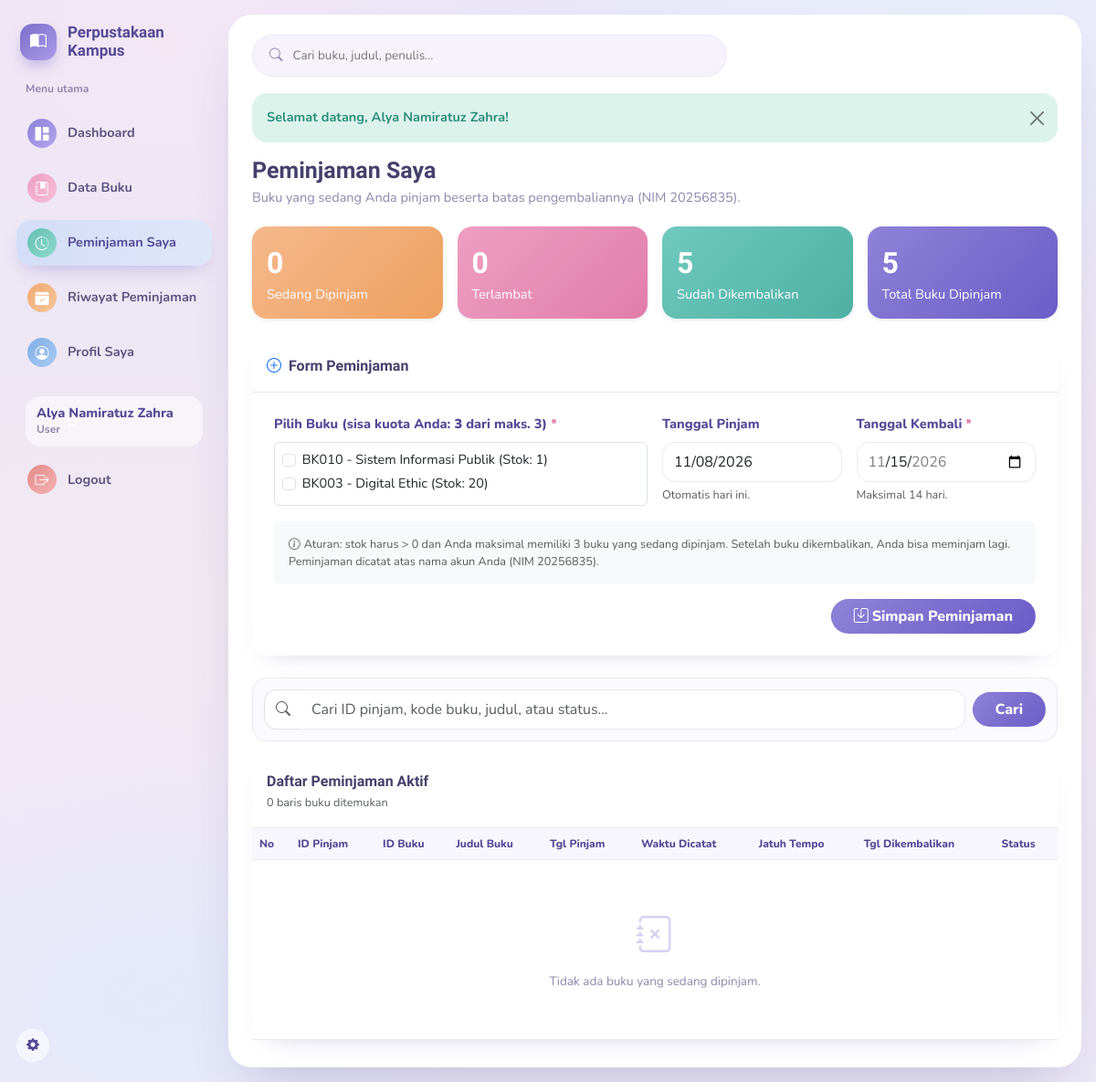
Page /peminjaman-saya (signed in) on the committed database.
### tables this page shows
CREATE TABLE `buku` (
  `id` int(11) NOT NULL,
  `kode_buku` varchar(20) NOT NULL,
  `judul` varchar(150) NOT NULL,
  `penulis` varchar(100) NOT NULL,
  `penerbit` varchar(100) NOT NULL,
  `kategori` varchar(50) NOT NULL DEFAULT 'Umum',
  `tahun_terbit` int(11) NOT NULL,
  `stok` int(11) NOT NULL DEFAULT 0,
  `status` enum('tersedia','habis') NOT NULL DEFAULT 'tersedia',
  `deleted_at` datetime DEFAULT NULL
);

### app/Core/Controller.php (called while the page is built, shortened)
<?php
abstract class Controller
{
    protected function view(string $view, array $data = [], string $layout = 'main'): void
    {
        extract($data);
        $viewFile = __DIR__ . '/../Views/' . $view . '.php';
        require $viewFile;
    }
    protected function old(string $key, $default = '')
    {
        return $_SESSION['old'][$key] ?? $default;
    }
    protected function errors(string $key): ?string
    {
        return $_SESSION['errors'][$key] ?? null;
    }
}

### app/Controllers/PeminjamanUserController.php (called while the page is built, shortened)
<?php
class PeminjamanUserController extends Controller
{
    public function index(): void
    {
        $this->tampil('dipinjam');
    }
        private function tampil(string $status): void
    {
        $user    = (new AuthService())->findUser((int) Auth::id());
        $nim     = $user['nim'] ?? null;
        $search  = trim($_GET['q'] ?? '');
        $service = new PeminjamanService();
        $semua   = $nim ? $service->getByNim($nim) : [];
        $hariIni = date('Y-m-d');
        $this->view('peminjaman_saya/index', [
            'title'            => $status === 'kembali' ? 'Riwayat Peminjaman' : 'Peminjaman Saya',
            'mode'             => $status,
            'nim'              => $nim,
            'search'           => $search,
            'daftarPeminjaman' => $nim ? $service->getByNim($nim, $search, $status) : [],
            'totalDipinjam'    => count(array_filter($semua, fn ($p) => $p['status'] === 'dipinjam')),
            'totalTerlambat'   => count(array_filter($semua, fn ($p) => $p['status'] === 'dipinjam' && $p['tanggal_kembali'] < $hariIni)),
            'totalKembali'     => count(array_filter($semua, fn ($p) => $p['status'] === 'kembali')),
            'totalSemua'       => count($semua),
            'daftarBuku'       => $status === 'dipinjam' && $nim ? (new BukuService())->getAll() : [],
            'pinjam'           => $service->infoUser($nim),
        ]);
    }
}

### public/index.php (called while the page is built, shortened)
<?php
spl_autoload_register(function (string $class) {
    $prefix = 'App\\';
    $relative = substr($class, strlen($prefix));
    $path = BASE_PATH . '/app/' . str_replace('\\', '/', $relative) . '.php';
});
$routes = require BASE_PATH . '/routes/web.php';
try {
    (new Router($routes))->dispatch();
} catch (\Throwable $e) {
    Logger::error('Unhandled exception: ' . $e->getMessage());
    http_response_code(500);
    echo 'Terjadi kesalahan pada server. Silakan coba lagi.';
}

### app/Repositories/UserRepository.php (called while the page is built, shortened)
<?php
class UserRepository
{
    private PDO $db;
    public function __construct()
    {
        $this->db = Database::getInstance();
    }
    public function find(int $id): ?array
    {
        $stmt = $this->db->prepare('SELECT id, nama, username, email, nim, role, created_at FROM users WHERE id = :id LIMIT 1');
        $stmt->execute(['id' => $id]);
        $row = $stmt->fetch();
        return $row ?: null;
    }
}

### config/database.php (called while the page is built)
<?php
return [
    'host'     => 'localhost',
    'dbname'   => 'perpustakaan',
    'username' => 'root',
    'password' => '',
    'charset'  => 'utf8mb4',
];

### app/Config/Database.php (called while the page is built, shortened)
<?php
class Database
{
    private static ?PDO $instance = null;
    public static function getInstance(): PDO
    {
        if (self::$instance === null) {
            $config = require __DIR__ . '/../../config/database.php';
            $dsn = "mysql:host={$config['host']};dbname={$config['dbname']};charset={$config['charset']}";
            try {
                self::$instance = new PDO($dsn, $config['username'], $config['password'], [
                    PDO::ATTR_ERRMODE            => PDO::ERRMODE_EXCEPTION,
                    PDO::ATTR_DEFAULT_FETCH_MODE => PDO::FETCH_ASSOC,
                    PDO::ATTR_EMULATE_PREPARES   => false,
                ]);
            } catch (PDOException $e) {
                throw new PDOException('Koneksi database gagal.');
            }
        }
        return self::$instance;
    }
}

### app/Services/AuthService.php (called while the page is built, shortened)
<?php
class AuthService
{
    private UserRepository $repo;
    public function __construct()
    {
        $this->repo        = new UserRepository();
    }
    public function findUser(int $id): ?array
    {
        return $this->repo->find($id);
    }
}

### app/Core/Auth.php (called while the page is built, shortened)
<?php
class Auth
{
    public static function check(): bool
    {
        return !empty($_SESSION['logged_in']) && $_SESSION['logged_in'] === true;
    }
    public static function id(): ?int
    {
        return self::check() ? (int) $_SESSION['user_id'] : null;
    }
}

### app/Repositories/BukuRepository.php (called while the page is built, shortened)
<?php
class BukuRepository
{
    private PDO $db;
    public function __construct()
    {
        $this->db = Database::getInstance();
    }
    public function all(string $search = ''): array
    {
        $sql = 'SELECT * FROM buku WHERE deleted_at IS NULL';
        $params = [];
        $sql .= ' ORDER BY id DESC';
        $stmt = $this->db->prepare($sql);
        $stmt->execute($params);
        return $stmt->fetchAll();
    }
}

### app/Services/BukuService.php (called while the page is built, shortened)
<?php
class BukuService
{
    private BukuRepository $repo;
    public function __construct()
    {
        $this->repo = new BukuRepository();
    }
    public function getAll(string $search = ''): array
    {
        return $this->repo->all(trim($search));
    }
}

### app/Views/peminjaman_saya/index.php (the view, shortened to what this page needs)
<div class="page-head">
  <div>
    <?php $riwayat = ($mode ?? 'dipinjam') === 'kembali'; $rute = $riwayat ? '/riwayat-saya' : '/peminjaman-saya'; ?>
    <h1><?= $riwayat ? 'Riwayat Peminjaman' : 'Peminjaman Saya' ?></h1>
    <p><?= $riwayat ? 'Buku yang sudah Anda kembalikan, lengkap dengan tanggal pengembalian' : 'Buku yang sedang Anda pinjam beserta batas pengembaliannya' ?><?= $nim ? ' (NIM ' . htmlspecialchars($nim) . ')' : '' ?>.</p>
  </div>
</div>
<?php if (!$nim): ?>
  <div class="alert alert-warning">
    <i class="bi bi-exclamation-triangle me-1"></i>
    Akun Anda belum terhubung dengan NIM anggota, jadi data peminjaman belum bisa ditampilkan.
    Hubungi admin perpustakaan untuk menghubungkan akun Anda.
  </div>
<?php else: ?>
<div class="row g-3 mb-4">
  <div class="col-md-3"><div class="card card-stat text-white bg-warning shadow-sm"><div class="card-body">
    <div class="fs-2 fw-bold"><?= (int) $totalDipinjam ?></div><div>Sedang Dipinjam</div></div></div></div>
  <div class="col-md-3"><div class="card card-stat text-white bg-danger shadow-sm"><div class="card-body">
    <div class="fs-2 fw-bold"><?= (int) $totalTerlambat ?></div><div>Terlambat</div></div></div></div>
  <div class="col-md-3"><div class="card card-stat text-white bg-success shadow-sm"><div class="card-body">
    <div class="fs-2 fw-bold"><?= (int) $totalKembali ?></div><div>Sudah Dikembalikan</div></div></div></div>
  <div class="col-md-3"><div class="card card-stat text-white bg-primary shadow-sm"><div class="card-body">
    <div class="fs-2 fw-bold"><?= (int) $totalSemua ?></div><div>Total Buku Dipinjam</div></div></div></div>
</div>
<?php if (!$riwayat): ?>
<?php
  $aktifIds    = $pinjam['aktifIds'] ?? [];
  $sisaKuota   = (int) ($pinjam['sisaKuota'] ?? 0);
  $oldBuku     = array_map('strval', (array) $this->old('id_buku', []));
  $minKembali  = date('Y-m-d', strtotime('+1 day'));
  $maksKembali = date('Y-m-d', strtotime('+' . \App\Services\PeminjamanService::MAKS_HARI_PINJAM . ' days'));
?>
<div class="card mb-4">
  <div class="card-header bg-white p-3"><div class="section-title"><i class="bi bi-plus-circle me-2 text-primary"></i>Form Peminjaman</div></div>
  <div class="card-body p-4">
    <form action="<?= BASE_URL ?>/peminjaman-saya/store" method="POST" novalidate>
      <div class="row g-3">
        <div class="col-lg-6">
          <label class="form-label">Pilih Buku (sisa kuota Anda: <strong id="sisaKuota"><?= $sisaKuota ?></strong> dari maks. 3) <span class="required">*</span></label>
          <div id="daftarBukuCheckbox" class="border rounded p-2" style="max-height:170px;overflow-y:auto" data-sisa="<?= $sisaKuota ?>">
            <?php foreach ($daftarBuku as $b):
              $habis    = (int) $b['stok'] <= 0;
              $sedang   = in_array((int) $b['id'], $aktifIds, true);
              $nonaktif = $habis || $sedang || $sisaKuota <= 0; ?>
            <div class="form-check">
              <input class="form-check-input buku-checkbox" type="checkbox" name="id_buku[]"
                value="<?= (int) $b['id'] ?>" id="buku<?= (int) $b['id'] ?>"
                data-permanen="<?= ($habis || $sedang) ? '1' : '0' ?>"
                <?= in_array((string) $b['id'], $oldBuku, true) && !$nonaktif ? 'checked' : '' ?>
                <?= $nonaktif ? 'disabled' : '' ?>>
              <label class="form-check-label" for="buku<?= (int) $b['id'] ?>">
                <?= htmlspecialchars($b['kode_buku'] . ' - ' . $b['judul']) ?> (Stok: <?= (int) $b['stok'] ?>)
              </label>
            </div>
            <?php endforeach; ?>
          </div>
        </div>
        <div class="col-lg-3">
          <label class="form-label">Tanggal Pinjam</label>
          <input type="date" class="form-control" value="<?= date('Y-m-d') ?>" readonly>
          <div class="form-text">Otomatis hari ini.</div>
        </div>
        <div class="col-lg-3">
          <label class="form-label">Tanggal Kembali <span class="required">*</span></label>
          <input type="date" name="tanggal_kembali" min="<?= $minKembali ?>" max="<?= $maksKembali ?>"
                 class="form-control <?= $this->errors('tanggal_kembali') ? 'is-invalid' : '' ?>"
                 value="<?= htmlspecialchars($this->old('tanggal_kembali', date('Y-m-d', strtotime('+7 days')))) ?>">
          <div class="form-text">Maksimal <?= \App\Services\PeminjamanService::MAKS_HARI_PINJAM ?> hari.</div>
        </div>
      </div>
      <div class="mt-3 p-3 rounded bg-light small text-muted"><i class="bi bi-info-circle me-1"></i>Aturan: stok harus &gt; 0 dan Anda maksimal memiliki 3 buku yang sedang dipinjam. Setelah buku dikembalikan, Anda bisa meminjam lagi. Peminjaman dicatat atas nama akun Anda (NIM <?= htmlspecialchars($nim) ?>).</div>
      <div class="text-end mt-3"><button class="btn btn-primary px-4" <?= $sisaKuota <= 0 ? 'disabled' : '' ?>><i class="bi bi-save me-1"></i>Simpan Peminjaman</button></div>
    </form>
  </div>
</div>
<?php endif; ?>
<div class="search-box mb-3">
  <form method="GET" action="<?= BASE_URL ?><?= $rute ?>" class="row g-2 align-items-center">
    <div class="col"><div class="input-group"><span class="input-group-text bg-white border-end-0"><i class="bi bi-search text-muted"></i></span><input name="q" value="<?= htmlspecialchars($search ?? '') ?>" class="form-control border-start-0" placeholder="Cari ID pinjam, kode buku, judul, atau status..."></div></div>
    <div class="col-auto"><button class="btn btn-primary px-4">Cari</button></div>
  </form>
</div>
<div class="card">
  <div class="card-header bg-white p-3"><div class="section-title"><?= $riwayat ? 'Riwayat Pengembalian' : 'Daftar Peminjaman Aktif' ?></div><small class="text-muted"><?= count($daftarPeminjaman) ?> baris buku ditemukan</small></div>
  <div class="table-responsive">
    <table class="table align-middle">
      <thead><tr>
        <th>No</th><th>ID Pinjam</th><th>ID Buku</th><th>Judul Buku</th>
        <th>Tgl Pinjam</th><th>Waktu Dicatat</th><th>Jatuh Tempo</th><th>Tgl Dikembalikan</th><th>Status</th>
      </tr></thead>
      <tbody>
      <?php
        $kelompok = [];
      ?>
      <?php if (!$kelompok): ?>
        <tr><td colspan="9"><div class="empty-state"><i class="bi bi-journal-x"></i><?= $riwayat ? 'Belum ada riwayat pengembalian.' : 'Tidak ada buku yang sedang dipinjam.' ?></div></td></tr>
      <?php else: $no = 1; foreach ($kelompok as $kode => $items): $jumlah = count($items); ?>
        <?php foreach ($items as $i => $p): ?>
        <tr>
          <?php if ($i === 0): ?>
          <td rowspan="<?= $jumlah ?>"><?= $no++ ?></td>
          <td rowspan="<?= $jumlah ?>"><strong><?= htmlspecialchars($kode) ?></strong></td>
          <?php endif; ?>
          <td><?= htmlspecialchars($p['kode_buku']) ?></td>
          <td><?= htmlspecialchars($p['judul_buku']) ?></td>
          <?php if ($i === 0): ?>
          <td rowspan="<?= $jumlah ?>"><?= htmlspecialchars($p['tanggal_pinjam']) ?></td>
          <td rowspan="<?= $jumlah ?>"><?= htmlspecialchars(date('Y-m-d H:i', strtotime($p['created_at']))) ?></td>
          <td rowspan="<?= $jumlah ?>"><?= htmlspecialchars($p['tanggal_kembali']) ?></td>
          <?php endif; ?>
          <td><?= htmlspecialchars($p['tanggal_kembali_aktual'] ?? '-') ?></td>
          <td><?php include __DIR__ . '/../partials/status_peminjaman.php'; ?></td>
        </tr>
        <?php endforeach; ?>
      <?php endforeach; endif; ?>
      </tbody>
    </table>
  </div>
</div>
<?php endif; ?>

### public/assets/css/app.css (style rules this page uses)
:root { --purple:#7C6FCB; --purple-dark:#544A96; --pink:#F0A8C4; --mint:#6FC9BE; --peach:#F5B98C; --sky:#8FB6E8; --ink:#45406B; --muted:#8D87AC; --line:#ECE7F7; --active:#D3DDF7; --radius-lg:26px; --radius-md:16px; }
* { box-sizing:border-box }
body { margin:0; min-height:100vh; font-family:'Nunito',Segoe UI,Arial,sans-serif; font-size:14.5px; color:var(--ink); background: radial-gradient(46% 30% at 14% 92%, #E3E9FB 0%, transparent 70%), radial-gradient(40% 26% at 4% 78%, #EFE7F7 0%, transparent 70%), radial-gradient(55% 40% at 85% 6%, #E9EFFB 0%, transparent 65%), radial-gradient(60% 45% at 15% 4%, #F3E7F4 0%, transparent 60%), linear-gradient(180deg,#E9E6F8 0%, #F1E8F1 55%, #ECE9F6 100%); background-attachment:fixed; }
.page-head { display:flex;align-items:center;justify-content:space-between;gap:18px;margin-bottom:20px;flex-wrap:wrap }
.page-head h1 { font-family:'Baloo 2',sans-serif;font-size:25px;margin:0;font-weight:700;color:var(--ink) }
.page-head p { margin:4px 0 0;color:var(--muted) }
.search-box { background:#FBFAFE;border:1px solid var(--line);border-radius:var(--radius-md);padding:12px }
.search-box .form-control { height:44px }
.search-box .input-group-text { border-radius:14px 0 0 14px !important }
.search-box .form-control { border-radius:0 14px 14px 0 !important }
.card { border:0;border-radius:var(--radius-md);box-shadow:0 12px 26px -20px rgba(84,74,150,.4) }
.card-header { background:#fff !important;border-bottom:1px solid var(--line) !important;border-radius:var(--radius-md) var(--radius-md) 0 0 !important }
.section-title { font-family:'Baloo 2',sans-serif;font-size:16px;font-weight:700;color:var(--ink) }
.card-stat { border-radius:var(--radius-md) !important;position:relative;overflow:hidden;color:#fff !important }
.card-stat.bg-primary { background:linear-gradient(135deg,#8E82D8,#6A5DC7) !important }
.card-stat.bg-success { background:linear-gradient(135deg,#6FC9BE,#4FB0A4) !important }
.card-stat.bg-warning { background:linear-gradient(135deg,#F5B98C,#EFA05F) !important }
.card-stat.bg-danger { background:linear-gradient(135deg,#EE9FC1,#E17DAA) !important }
.card-stat .card-body { position:relative;z-index:1 }
.card-stat .fs-2 { font-family:'Baloo 2',sans-serif }
.table { margin:0 }
.table thead th { font-size:12px;color:var(--purple-dark);background:#F8F6FD;border-bottom:1px solid var(--line);white-space:nowrap;font-weight:800 }
.table tbody td { font-size:13.5px;color:var(--ink);border-color:var(--line) }
.btn { border-radius:999px;font-weight:800;padding-inline:18px }
.btn-primary { background:linear-gradient(135deg,#8E82D8,#6A5DC7);border-color:transparent }
.form-control,.form-select { border-radius:14px;border-color:var(--line);min-height:44px }
.form-label { font-weight:800;color:var(--purple-dark) }
.required { color:#E17DAA }
.empty-state { padding:45px 20px;text-align:center;color:var(--muted) }
.empty-state i { font-size:40px;display:block;margin-bottom:10px;color:#D8D0F1 }

### rows in the picture
buku: kode_buku+judul "BK010 - Sistem Informasi Publik", stok "1"
buku: kode_buku+judul "BK003 - Digital Ethic", stok "20"

### other values in the picture
Auth::nama() "Alya Namiratuz Zahra"
$flash['message'] "Selamat datang, Alya Namiratuz Zahra!"
$nim "20256835"
$totalDipinjam "0"
$totalTerlambat "0"
$totalKembali "5"
$totalSemua "5"
$sisaKuota "3"
count($daftarPeminjaman) "0"
